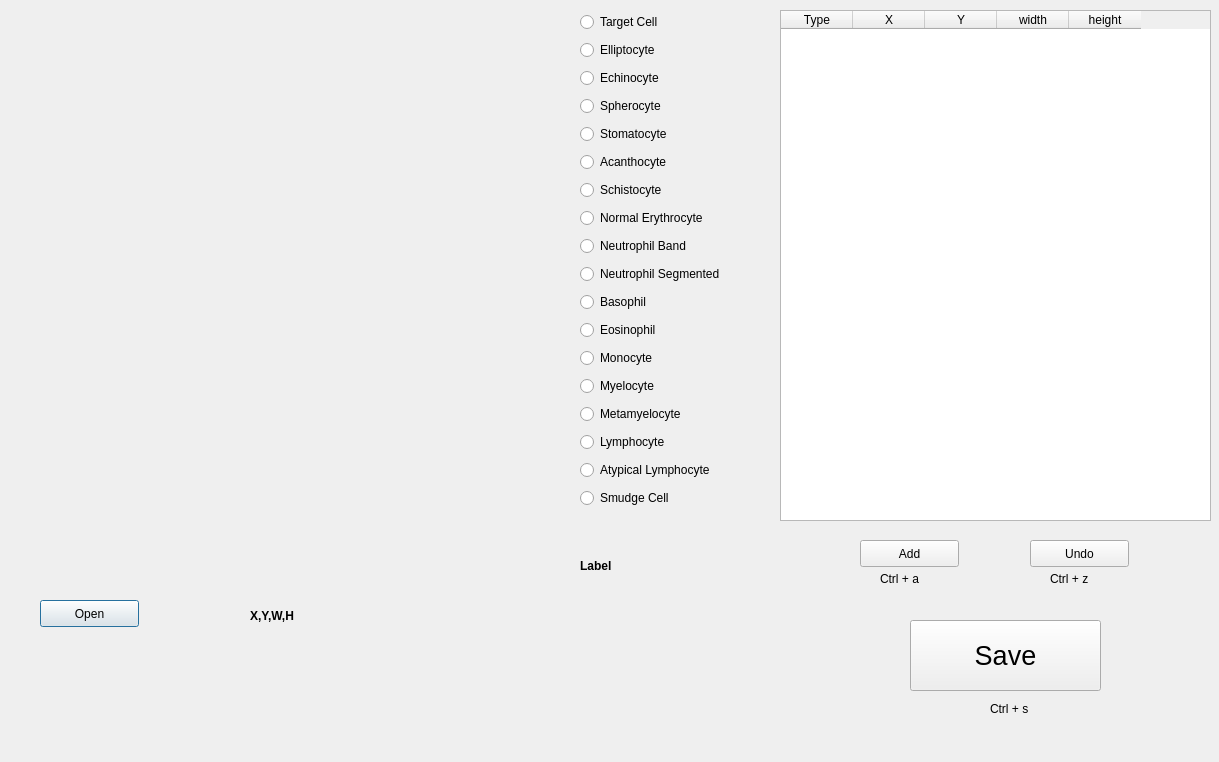
<?xml version="1.0" encoding="UTF-8"?>
<ui version="4.0">
 <class>Dialog</class>
 <widget class="QDialog" name="Dialog">
  <property name="geometry">
   <rect>
    <x>0</x>
    <y>0</y>
    <width>1219</width>
    <height>762</height>
   </rect>
  </property>
  <property name="windowTitle">
   <string>Dialog</string>
  </property>
  <widget class="QWidget" name="verticalLayoutWidget">
   <property name="geometry">
    <rect>
     <x>580</x>
     <y>10</y>
     <width>190</width>
     <height>508</height>
    </rect>
   </property>
   <layout class="QVBoxLayout" name="verticalLayout">
    <item>
     <widget class="QRadioButton" name="radioButton">
      <property name="text">
       <string>Target Cell</string>
      </property>
     </widget>
    </item>
    <item>
     <widget class="QRadioButton" name="radioButton_2">
      <property name="text">
       <string>Elliptocyte</string>
      </property>
     </widget>
    </item>
    <item>
     <widget class="QRadioButton" name="radioButton_3">
      <property name="text">
       <string>Echinocyte</string>
      </property>
     </widget>
    </item>
    <item>
     <widget class="QRadioButton" name="radioButton_4">
      <property name="text">
       <string>Spherocyte</string>
      </property>
     </widget>
    </item>
    <item>
     <widget class="QRadioButton" name="radioButton_5">
      <property name="text">
       <string>Stomatocyte</string>
      </property>
     </widget>
    </item>
    <item>
     <widget class="QRadioButton" name="radioButton_6">
      <property name="text">
       <string>Acanthocyte</string>
      </property>
     </widget>
    </item>
    <item>
     <widget class="QRadioButton" name="radioButton_7">
      <property name="text">
       <string>Schistocyte</string>
      </property>
     </widget>
    </item>
    <item>
     <widget class="QRadioButton" name="radioButton_8">
      <property name="text">
       <string>Normal Erythrocyte</string>
      </property>
     </widget>
    </item>
    <item>
     <widget class="QRadioButton" name="radioButton_10">
      <property name="text">
       <string>Neutrophil Band</string>
      </property>
     </widget>
    </item>
    <item>
     <widget class="QRadioButton" name="radioButton_9">
      <property name="text">
       <string>Neutrophil Segmented</string>
      </property>
     </widget>
    </item>
    <item>
     <widget class="QRadioButton" name="radioButton_11">
      <property name="text">
       <string>Basophil</string>
      </property>
     </widget>
    </item>
    <item>
     <widget class="QRadioButton" name="radioButton_12">
      <property name="text">
       <string>Eosinophil</string>
      </property>
     </widget>
    </item>
    <item>
     <widget class="QRadioButton" name="radioButton_13">
      <property name="text">
       <string>Monocyte</string>
      </property>
     </widget>
    </item>
    <item>
     <widget class="QRadioButton" name="radioButton_14">
      <property name="text">
       <string>Myelocyte</string>
      </property>
     </widget>
    </item>
    <item>
     <widget class="QRadioButton" name="radioButton_15">
      <property name="text">
       <string>Metamyelocyte</string>
      </property>
     </widget>
    </item>
    <item>
     <widget class="QRadioButton" name="radioButton_16">
      <property name="text">
       <string>Lymphocyte</string>
      </property>
     </widget>
    </item>
    <item>
     <widget class="QRadioButton" name="radioButton_17">
      <property name="text">
       <string>Atypical Lymphocyte</string>
      </property>
     </widget>
    </item>
    <item>
     <widget class="QRadioButton" name="radioButton_18">
      <property name="text">
       <string>Smudge Cell</string>
      </property>
     </widget>
    </item>
   </layout>
  </widget>
  <widget class="QPushButton" name="pushButton">
   <property name="geometry">
    <rect>
     <x>40</x>
     <y>600</y>
     <width>99</width>
     <height>27</height>
    </rect>
   </property>
   <property name="text">
    <string>Open</string>
   </property>
  </widget>
  <widget class="QLabel" name="label">
   <property name="geometry">
    <rect>
     <x>20</x>
     <y>30</y>
     <width>551</width>
     <height>491</height>
    </rect>
   </property>
   <property name="text">
    <string/>
   </property>
   <property name="scaledContents">
    <bool>true</bool>
   </property>
  </widget>
  <widget class="QLabel" name="Finish_pos">
   <property name="geometry">
    <rect>
     <x>250</x>
     <y>550</y>
     <width>261</width>
     <height>131</height>
    </rect>
   </property>
   <property name="font">
    <font>
     <weight>75</weight>
     <bold>true</bold>
    </font>
   </property>
   <property name="text">
    <string>X,Y,W,H</string>
   </property>
  </widget>
  <widget class="QLabel" name="cell_type">
   <property name="geometry">
    <rect>
     <x>580</x>
     <y>540</y>
     <width>211</width>
     <height>51</height>
    </rect>
   </property>
   <property name="font">
    <font>
     <weight>75</weight>
     <bold>true</bold>
    </font>
   </property>
   <property name="text">
    <string>Label</string>
   </property>
  </widget>
  <widget class="QTableWidget" name="info_table">
   <property name="geometry">
    <rect>
     <x>780</x>
     <y>10</y>
     <width>431</width>
     <height>511</height>
    </rect>
   </property>
   <property name="rowCount">
    <number>0</number>
   </property>
   <attribute name="horizontalHeaderVisible">
    <bool>true</bool>
   </attribute>
   <attribute name="horizontalHeaderDefaultSectionSize">
    <number>72</number>
   </attribute>
   <column>
    <property name="text">
     <string>Type</string>
    </property>
   </column>
   <column>
    <property name="text">
     <string>X</string>
    </property>
   </column>
   <column>
    <property name="text">
     <string>Y</string>
    </property>
   </column>
   <column>
    <property name="text">
     <string>width</string>
    </property>
   </column>
   <column>
    <property name="text">
     <string>height</string>
    </property>
   </column>
  </widget>
  <widget class="QPushButton" name="pushButton_2">
   <property name="geometry">
    <rect>
     <x>860</x>
     <y>540</y>
     <width>99</width>
     <height>27</height>
    </rect>
   </property>
   <property name="text">
    <string>Add</string>
   </property>
  </widget>
  <widget class="QPushButton" name="pushButton_3">
   <property name="geometry">
    <rect>
     <x>1030</x>
     <y>540</y>
     <width>99</width>
     <height>27</height>
    </rect>
   </property>
   <property name="text">
    <string>Undo</string>
   </property>
  </widget>
  <widget class="QPushButton" name="pushButton_4">
   <property name="geometry">
    <rect>
     <x>910</x>
     <y>620</y>
     <width>191</width>
     <height>71</height>
    </rect>
   </property>
   <property name="font">
    <font>
     <pointsize>20</pointsize>
    </font>
   </property>
   <property name="text">
    <string>Save</string>
   </property>
  </widget>
  <widget class="QLabel" name="Announcement">
   <property name="geometry">
    <rect>
     <x>680</x>
     <y>720</y>
     <width>531</width>
     <height>31</height>
    </rect>
   </property>
   <property name="font">
    <font>
     <weight>75</weight>
     <bold>true</bold>
    </font>
   </property>
   <property name="text">
    <string/>
   </property>
   <property name="alignment">
    <set>Qt::AlignCenter</set>
   </property>
  </widget>
  <widget class="QLabel" name="label_2">
   <property name="geometry">
    <rect>
     <x>880</x>
     <y>570</y>
     <width>67</width>
     <height>17</height>
    </rect>
   </property>
   <property name="text">
    <string>Ctrl + a</string>
   </property>
  </widget>
  <widget class="QLabel" name="label_3">
   <property name="geometry">
    <rect>
     <x>1050</x>
     <y>570</y>
     <width>67</width>
     <height>17</height>
    </rect>
   </property>
   <property name="text">
    <string>Ctrl + z</string>
   </property>
  </widget>
  <widget class="QLabel" name="label_4">
   <property name="geometry">
    <rect>
     <x>990</x>
     <y>700</y>
     <width>67</width>
     <height>17</height>
    </rect>
   </property>
   <property name="text">
    <string>Ctrl + s</string>
   </property>
  </widget>
 </widget>
 <resources/>
 <connections>
  <connection>
   <sender>pushButton</sender>
   <signal>clicked()</signal>
   <receiver>Dialog</receiver>
   <slot>open_image()</slot>
   <hints>
    <hint type="sourcelabel">
     <x>45</x>
     <y>664</y>
    </hint>
    <hint type="destinationlabel">
     <x>118</x>
     <y>726</y>
    </hint>
   </hints>
  </connection>
  <connection>
   <sender>pushButton_2</sender>
   <signal>clicked()</signal>
   <receiver>Dialog</receiver>
   <slot>add_table()</slot>
   <hints>
    <hint type="sourcelabel">
     <x>894</x>
     <y>557</y>
    </hint>
    <hint type="destinationlabel">
     <x>935</x>
     <y>587</y>
    </hint>
   </hints>
  </connection>
  <connection>
   <sender>pushButton_3</sender>
   <signal>clicked()</signal>
   <receiver>Dialog</receiver>
   <slot>delete_table()</slot>
   <hints>
    <hint type="sourcelabel">
     <x>1078</x>
     <y>562</y>
    </hint>
    <hint type="destinationlabel">
     <x>1120</x>
     <y>586</y>
    </hint>
   </hints>
  </connection>
  <connection>
   <sender>pushButton_4</sender>
   <signal>clicked()</signal>
   <receiver>Dialog</receiver>
   <slot>save_table()</slot>
   <hints>
    <hint type="sourcelabel">
     <x>1022</x>
     <y>694</y>
    </hint>
    <hint type="destinationlabel">
     <x>1133</x>
     <y>730</y>
    </hint>
   </hints>
  </connection>
 </connections>
 <slots>
  <slot>open_image()</slot>
  <slot>select_radio()</slot>
  <slot>add_table()</slot>
  <slot>delete_table()</slot>
  <slot>save_table()</slot>
 </slots>
</ui>
